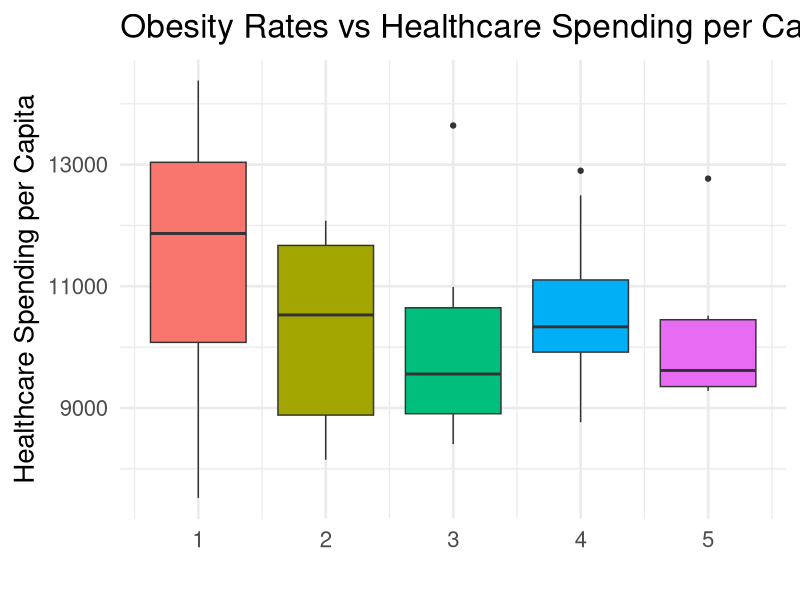
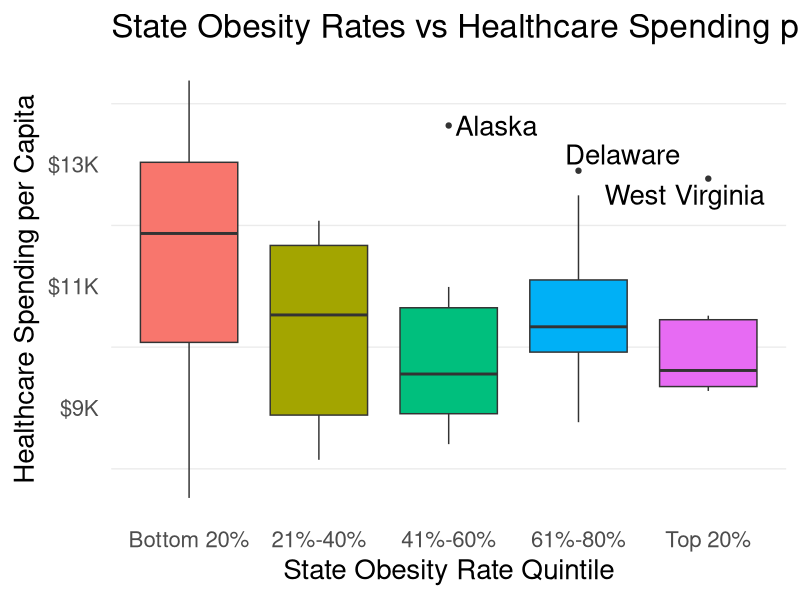

Generate these figures, in order, with R:
## ---- chunk 1
library(dplyr)
library(ggplot2)
library(readxl)

# Load the data
obese <- read_excel("data608-knowledge-and-visual-analytics/stories/story-3/adult-obesity.xlsx")
names(obese) <- c('rank','state','pct_obese')

spend <- read.csv("data608-knowledge-and-visual-analytics/stories/story-3/2020-healthcare-spending-per-capita.csv")
names(spend) <- c("state","spend_p_c")

# Merge the data
df <- obese |>
    merge(spend, by = "state", all = TRUE)

# Filter out rows where pct_obese is NA
df <- df |>
    filter(!is.na(pct_obese)) |>
    mutate(spend_p_c = as.integer(gsub("\\$", "", spend_p_c)))

# Categorize each state into quintiles based on pct_obese
df <- df %>%
  mutate(obesity_quintile = ntile(pct_obese, 5))

head(df)
## ---- chunk 2
ggplot(df , aes(x = obesity_quintile, y = spend_p_c, fill = factor(obesity_quintile))) +
  geom_boxplot() +
  labs(
    title = "Obesity Rates vs Healthcare Spending per Capita",
    x = "",
    y = 'Healthcare Spending per Capita',
    fill = 'Obesity Rate Quintile'
  ) +
  theme_minimal(base_size = 20) +
  theme(legend.position = "none") 
## ---- chunk 3
library(ggplot2)
library(ggrepel)
library(dplyr)

# Identify outliers using IQR rule
df_outliers <- df %>%
  group_by(obesity_quintile) %>%
  mutate(outlier = spend_p_c < quantile(spend_p_c, 0.25) - 1.5 * IQR(spend_p_c) | 
                   spend_p_c > quantile(spend_p_c, 0.75) + 1.5 * IQR(spend_p_c)) %>%
  filter(outlier)

ggplot(df, aes(x = factor(obesity_quintile), y = spend_p_c, fill = factor(obesity_quintile))) +
  geom_boxplot() +  # Show only the boxplot
  geom_text_repel(
    data = df_outliers,
    aes(label = state),
    size = 7,
    nudge_y = -0.2,
    nudge_x = .1
  ) +
  labs(
    title = "State Obesity Rates vs Healthcare Spending per Capita",
    x = "State Obesity Rate Quintile",
    y = "Healthcare Spending per Capita"
  ) +
    scale_x_discrete(labels = c(
    "1" = "Bottom 20%", 
    "2" = "21%-40%", 
    "3" = "41%-60%", 
    "4" = "61%-80%", 
    "5" = "Top 20%"
  )) +
  theme_minimal(base_size = 20) +
  scale_y_continuous(labels = function(x) paste0("$", x / 1000, "K")) +
  theme(legend.position = "none", panel.grid.major = element_blank()) 
